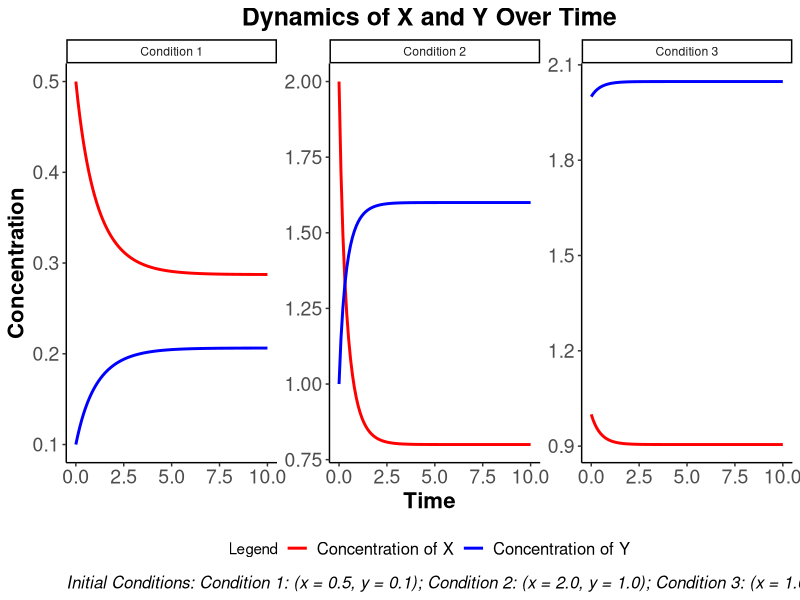

Generate this figure with R: (Note: this script raises an error after producing the figure.)
# This script simulates the differential equations metioned in the previous questions 4b and 4a, using a set of different initial conditions.
# i) The first plot is the concentration of X and Y with respect to time.
# ii) The second plot is in the phase plane together with the solutions in 4b.


# Clear the environment
rm(list = ls())

# Import Required Libraries
if(!require(ggplot2)){install.packages("ggplot2")}
if(!require(deSolve)){install.packages("deSolve")}
library(deSolve) # For solving the ODE
library(ggplot2)

# Define the ODE system for reaction dynamics
reaction_dynamics = function(t, state, parameters) {
  x = state[1] # Initial concentration of X (reactant)
  y = state[2] # Initial concentration of Y (product)
  
  k = parameters$k  # Reaction rate constant (positive)
  mu = parameters$mu  # Reaction rate constant (positive)
  
  dxdt = -(2 * k * x^2) + (2 * mu * y) # Rate of change of concentration of X (ODE 1)
  dydt = (k * x^2) - (mu * y) # Rate of change of concentration of Y (ODE 2)
  
  return(list(c(dxdt, dydt))) # deSolve package requires this particular format
}

# Define parameters and initial conditions
params = list(k = 0.5, mu = 0.2) # Any value can be given here
initial_conditions = list(
  c(x = 0.5, y = 0.1),
  c(x = 2, y = 1),
  c(x = 1, y = 2)  
)
time = seq(0, 10, by = 0.1) # Sequence of time points from 0 to 10 with increments of 0.1

# Solve the ODEs for each initial condition
solve_reaction_dynamics = function(initial_cond, params, time) {
  as.data.frame(ode(
    y = initial_cond,
    times = time,
    func = reaction_dynamics, # Pass the function defined previously here.
    parms = params
  ))
}

# Simulate dynamics for each initial condition and add labels
simulation_results = lapply(seq_along(initial_conditions), function(i) {
  # Solve the ODEs for the i-th initial condition
  result = solve_reaction_dynamics(initial_conditions[[i]], params, time)
  # Add a label indicating the initial condition for clarity
  result$Condition = paste("Condition", i)
  return(result)
})

# Combine simulation results from each of the initial conditions into a single data frame for easier plotting using ggplot2.
results_df = do.call(rbind, simulation_results)

# Generate caption text listing the initial conditions used
initial_conditions_caption = paste(
  "Initial Conditions:",
  paste(
    lapply(seq_along(initial_conditions), function(i) {
      # Format the initial conditions for each condition (X and Y values)
      sprintf("Condition %d: (x = %.1f, y = %.1f)", i, initial_conditions[[i]]["x"], initial_conditions[[i]]["y"])
    }),
    collapse = "; "  # Separate conditions with a semicolon and space
  )
)

# 4c i) Plot dynamics of X and Y over time
time_plot = ggplot(results_df, aes(x = time)) +
  geom_line(aes(y = x, color = "Concentration of X"), linewidth = 1) +
  geom_line(aes(y = y, color = "Concentration of Y"), linewidth = 1) +
  facet_wrap(~Condition, scales = "free_y") + # Doing a facet_wrap allows to plot all the three defined conditions side-by-side.
  labs(
    title = "Dynamics of X and Y Over Time",
    x = "Time",
    y = "Concentration",
    color = "Legend",
    caption = initial_conditions_caption # To know the initial values of each of the conditions, from the plot.
  ) +
  scale_color_manual(
    values = c(
      "Concentration of X" = "red",
      "Concentration of Y" = "blue"
    )
  ) +
  theme_classic() +
  theme(
    plot.title = element_text(hjust = 0.5, size = 18, face = "bold"),  # Centered and scaled title
    axis.title = element_text(size = 16, face = "bold"),               # Larger and bold axis titles
    axis.text = element_text(size = 14),                               # Larger axis text
    panel.grid.major = element_blank(),                                # Adjust grid line thickness
    panel.grid.minor = element_blank(),                                # Hide minor grid lines
    legend.text = element_text(size=12),                      
    legend.position = "bottom",  
    plot.caption = element_text(hjust = 0, face = "italic", size = 12)  # Caption styling
  )

# 4c ii) Plot 2: Phase plane with trajectories and equilibrium curve
plot_phase_plane <- function(simulations, params) {
  # Generate points for the equilibrium curve
  x_vals <- seq(0, 10, by = 0.1)
  y_vals <- (params$k / params$mu) * x_vals^2
  equilibrium_curve <- data.frame(x = x_vals, y = y_vals, label = "Equilibrium Line") # Add label for the legend
  
  # Combine simulation data from all conditions
  combined_data <- do.call(rbind, lapply(seq_along(simulations), function(i) {
    df <- simulations[[i]]
    df$Simulation <- paste("Condition", i)
    return(df)
  }))
  
  # Create the phase plane plot
  ggplot() +
    # Add the equilibrium curve with explicit color and label
    geom_line(data = equilibrium_curve, aes(x = x, y = y, color = label), 
              linetype = "dashed", linewidth = 1) +
    # Add trajectory paths for each initial concentration condition
    geom_path(data = combined_data, aes(x = x, y = y, color = Simulation), 
              linewidth = 1) +
    # Mark initial points
    geom_point(data = combined_data[combined_data$time == 0, ], 
               aes(x = x, y = y, color = Simulation), size = 3) +
    # Customize color scale to include equilibrium line and conditions
    scale_color_manual(
      name = "Legend",
      values = c(
        "Equilibrium Line" = "blue",
        "Condition 1" = "red",
        "Condition 2" = "green",
        "Condition 3" = "purple"
      )
    ) +
    labs(
      title = "Phase Plane with Trajectories and Equilibrium Curve",
      x = "Concentration of X",
      y = "Concentration of Y"
    ) +
    coord_cartesian(xlim = c(0, 2.5), ylim = c(0, 5)) +
    theme_classic() +
    theme(
      plot.title = element_text(hjust = 0.5, size = 18, face = "bold"),
      axis.title = element_text(size = 16, face = "bold"),
      axis.text = element_text(size = 14),
      legend.position = "bottom", # Position the legend at the bottom
      legend.title = element_text(size = 14, face = "bold"),
      legend.text = element_text(size = 12)
    )
}

# Generate the phase plane plot
phase_plane_plot = plot_phase_plane(simulation_results, params)

# Display plots
print(time_plot)
ggsave(plot = time_plot, filename = "./scripts/final_exam/exam_plots/time_plot.png", dpi = 600)

print(phase_plane_plot)
ggsave(plot = phase_plane_plot, filename = "./scripts/final_exam/exam_plots/phase_plane_traj.png", width = 200, units = "mm", dpi = 600)
